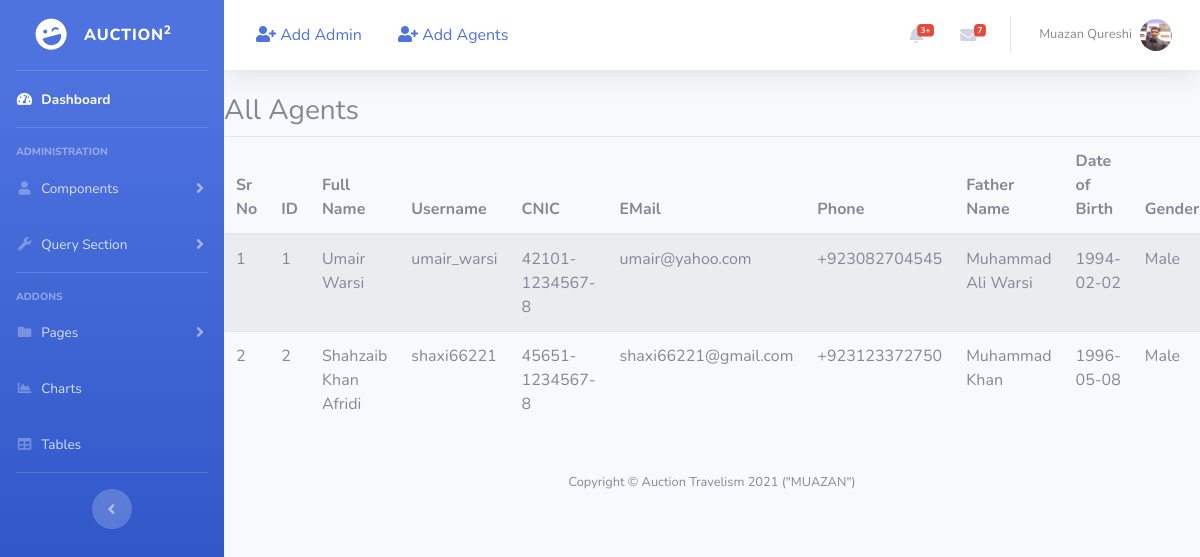
/admin/admin.php (signed in), run on the app's committed database.
### tables this page shows
CREATE TABLE `agents` (
  `id` int(11) NOT NULL,
  `fullname` varchar(50) DEFAULT NULL,
  `username` varchar(50) DEFAULT NULL,
  `cnic` varchar(20) DEFAULT NULL,
  `fathername` varchar(50) NOT NULL,
  `email` varchar(50) DEFAULT NULL,
  `phone` varchar(20) DEFAULT NULL,
  `password` varchar(50) DEFAULT NULL,
  `company` varchar(100) DEFAULT NULL,
  `location` varchar(100) DEFAULT NULL,
  `dob` date DEFAULT NULL,
  `gender` varchar(10) DEFAULT NULL,
  `address` varchar(500) DEFAULT NULL,
  `profilepicture` varchar(1000) DEFAULT NULL,
  `createDT` timestamp NOT NULL DEFAULT current_timestamp(),
  `status` int(11) DEFAULT 1,
  `createby` int(11) NOT NULL
);

### admin/main.php (called while the page is built, shortened)
<?php session_start();
class ta_au_fy
{
  function connection()
  {
    $connect = mysqli_connect('localhost', 'root', '', 'ta_au_fm');
    return $connect;
  }
  function user_live()
  {
    $a = $_SESSION['liveadmin'];
    $sql = "SELECT * FROM `admins` WHERE email = '$a'";
    $query = mysqli_query($this->connection(), $sql);
    return $query;
  }
  function agentsinfo()
  {
    $sql = "SELECT * FROM agents";
    $query = mysqli_query($this->connection(), $sql);
    return $query;
  }
}
$object = new ta_au_fy;

### admin/admin.php (the view, shortened to what this page needs)
<?php include('header.php'); ?>
<section>
  <h3>
    All Agents
  </h3>
  <table class="table table-striped">
    <thead>
      <tr>
        <th>Sr No</th>
        <th>ID</th>
        <th>Full Name</th>
        <th>Username</th>
        <th>CNIC</th>
        <th>EMail</th>
        <th>Phone</th>
        <th>Father Name</th>
        <th>Date of Birth</th>
        <th>Gender</th>
      </tr>
    </thead>
    <tbody>
      <?php
      $srno = 1;
      foreach ($object->agentsinfo() as $agent) {
      ?>
        <tr>
          <td><?php echo $srno ?></td>
          <td><?php echo $agent['id'] ?></td>
          <td><?php echo $agent['fullname'] ?></td>
          <td><?php echo $agent['username'] ?></td>
          <td><?php echo $agent['cnic'] ?></td>
          <td><?php echo $agent['email'] ?></td>
          <td><?php echo $agent['phone'] ?></td>
          <td><?php echo $agent['fathername'] ?></td>
          <td><?php echo $agent['dob'] ?></td>
          <td><?php echo $agent['gender'] ?></td>
        </tr>
      <?php
        $srno++;
      }
      ?>
    </tbody>
  </table>
</section>
<?php include('footer.php'); ?>

### admin/header.php (shortened to what this page needs)
<?php include('main.php');
foreach ($object->user_live() as $live) {
    $livename = $live['fullname'];
    $livepic = $live['profilepicture'];
}
?>
<!DOCTYPE html>
<html lang="en">
<head>
    <link href="vendor/fontawesome-free/css/all.min.css" rel="stylesheet" type="text/css">
    <link href="css/sb-admin-2.min.css" rel="stylesheet">
</head>
<body id="page-top">
    <div id="wrapper">
        <ul class="navbar-nav bg-gradient-primary sidebar sidebar-dark accordion" id="accordionSidebar">
            <a class="sidebar-brand d-flex align-items-center justify-content-center" href="index.php">
                <div class="sidebar-brand-icon rotate-n-15">
                    <i class="fas fa-laugh-wink"></i>
                </div>
                <div class="sidebar-brand-text mx-3">Auction<sup>2</sup></div>
            </a>
            <hr class="sidebar-divider my-0">
            <li class="nav-item active">
                <a class="nav-link" href="index.php">
                    <i class="fas fa-fw fa-tachometer-alt"></i>
                    <span>Dashboard</span></a>
            </li>
            <hr class="sidebar-divider">
            <div class="sidebar-heading">
                Administration
            </div>
            <li class="nav-item">
                <a class="nav-link collapsed" href="#" data-toggle="collapse" data-target="#collapseTwo" aria-expanded="true" aria-controls="collapseTwo">
                    <i class="fas fa-fw fa-user"></i>
                    <span>Components</span>
                </a>
            </li>
            <li class="nav-item">
                <a class="nav-link collapsed" href="#" data-toggle="collapse" data-target="#collapseUtilities" aria-expanded="true" aria-controls="collapseUtilities">
                    <i class="fas fa-fw fa-wrench"></i>
                    <span>Query Section</span>
                </a>
            </li>
            <hr class="sidebar-divider">
            <div class="sidebar-heading">
                Addons
            </div>
            <li class="nav-item">
                <a class="nav-link collapsed" href="#" data-toggle="collapse" data-target="#collapsePages" aria-expanded="true" aria-controls="collapsePages">
                    <i class="fas fa-fw fa-folder"></i>
                    <span>Pages</span>
                </a>
            </li>
            <li class="nav-item">
                <a class="nav-link" href="charts.php">
                    <i class="fas fa-fw fa-chart-area"></i>
                    <span>Charts</span></a>
            </li>
            <li class="nav-item">
                <a class="nav-link" href="tables.php">
                    <i class="fas fa-fw fa-table"></i>
                    <span>Tables</span></a>
            </li>
            <hr class="sidebar-divider d-none d-md-block">
            <div class="text-center d-none d-md-inline">
                <button class="rounded-circle border-0" id="sidebarToggle"></button>
            </div>
        </ul>
        <div id="content-wrapper" class="d-flex flex-column">
            <div id="content">
                <nav class="navbar navbar-expand navbar-light bg-white topbar mb-4 static-top shadow">
                    <div class="">
                        <a class="px-3" href="add-admin.php">
                            <i class="fas fa-user-plus"></i>
                            Add Admin
                        </a>
                        <a class="px-3" href="add-agent.php">
                            <i class="fas fa-user-plus"></i>
                            Add Agents
                        </a>
                    </div>
                    <ul class="navbar-nav ml-auto">
                        <li class="nav-item dropdown no-arrow mx-1">
                            <a class="nav-link dropdown-toggle" href="#" id="alertsDropdown" role="button" data-toggle="dropdown" aria-haspopup="true" aria-expanded="false">
                                <i class="fas fa-bell fa-fw"></i>
                                <span class="badge badge-danger badge-counter">3+</span>
                            </a>
                        </li>
                        <li class="nav-item dropdown no-arrow mx-1">
                            <a class="nav-link dropdown-toggle" href="#" id="messagesDropdown" role="button" data-toggle="dropdown" aria-haspopup="true" aria-expanded="false">
                                <i class="fas fa-envelope fa-fw"></i>
                                <span class="badge badge-danger badge-counter">7</span>
                            </a>
                        </li>
                        <li class="nav-item dropdown no-arrow">
                            <a class="nav-link dropdown-toggle" href="#" id="userDropdown" role="button" data-toggle="dropdown" aria-haspopup="true" aria-expanded="false">
                                <span class="mr-2 d-none d-lg-inline text-gray-600 small"><?php echo $livename; ?></span>
                                <img class="img-profile rounded-circle" src="uploads/admins/<?php echo $livepic ?>">
                            </a>
                        </li>
                    </ul>
                </nav>

### data on the page
agents: id "1", fullname "Umair Warsi", username "umair_warsi", cnic "42101-1234567-8", email "umair@yahoo.com", phone "+923082704545", fathername "Muhammad Ali Warsi", dob "1994-02-02", gender "Male"
agents: id "2", fullname "Shahzaib Khan Afridi", username "shaxi66221", cnic "45651-1234567-8", email "shaxi66221@gmail.com", phone "+923123372750", fathername "Muhammad Khan", dob "1996-05-08", gender "Male"

### other printed values
$livename "Muazan Qureshi"
